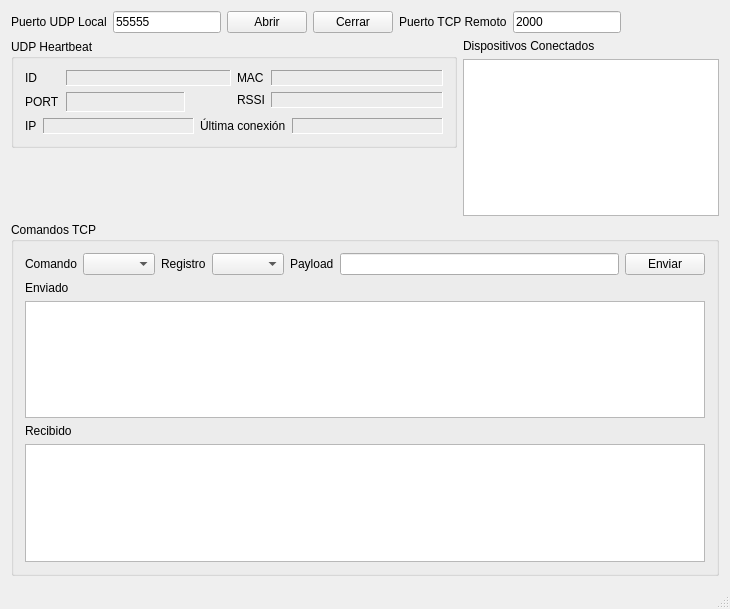
<?xml version="1.0" encoding="UTF-8"?>
<ui version="4.0">
 <class>MainWindow</class>
 <widget class="QMainWindow" name="MainWindow">
  <property name="geometry">
   <rect>
    <x>0</x>
    <y>0</y>
    <width>730</width>
    <height>609</height>
   </rect>
  </property>
  <property name="windowTitle">
   <string>Simulador SmartPlug</string>
  </property>
  <widget class="QWidget" name="centralWidget">
   <layout class="QVBoxLayout" name="verticalLayout_4" stretch="0,1,2">
    <item>
     <layout class="QHBoxLayout" name="horizontalLayout_5">
      <item>
       <layout class="QHBoxLayout" name="horizontalLayout_4">
        <item>
         <widget class="QLabel" name="label_6">
          <property name="text">
           <string>Puerto UDP Local</string>
          </property>
         </widget>
        </item>
        <item>
         <widget class="QLineEdit" name="lineUDPPort">
          <property name="text">
           <string>55555</string>
          </property>
         </widget>
        </item>
       </layout>
      </item>
      <item>
       <widget class="QPushButton" name="pushOpen">
        <property name="text">
         <string>Abrir</string>
        </property>
        <property name="checkable">
         <bool>false</bool>
        </property>
        <property name="checked">
         <bool>false</bool>
        </property>
       </widget>
      </item>
      <item>
       <widget class="QPushButton" name="pushClose">
        <property name="text">
         <string>Cerrar</string>
        </property>
       </widget>
      </item>
      <item>
       <layout class="QHBoxLayout" name="horizontalLayout_3">
        <item>
         <widget class="QLabel" name="label_7">
          <property name="text">
           <string>Puerto TCP Remoto</string>
          </property>
         </widget>
        </item>
        <item>
         <widget class="QLineEdit" name="lineTCPPort">
          <property name="text">
           <string>2000</string>
          </property>
         </widget>
        </item>
       </layout>
      </item>
      <item>
       <spacer name="horizontalSpacer_2">
        <property name="orientation">
         <enum>Qt::Horizontal</enum>
        </property>
        <property name="sizeHint" stdset="0">
         <size>
          <width>40</width>
          <height>20</height>
         </size>
        </property>
       </spacer>
      </item>
     </layout>
    </item>
    <item>
     <layout class="QHBoxLayout" name="horizontalLayout_6" stretch="1,0">
      <item>
       <layout class="QVBoxLayout" name="verticalLayout_3">
        <item>
         <widget class="QGroupBox" name="groupBox">
          <property name="title">
           <string>UDP Heartbeat</string>
          </property>
          <layout class="QVBoxLayout" name="verticalLayout_2">
           <item>
            <layout class="QHBoxLayout" name="horizontalLayout_2" stretch="1,1">
             <item>
              <layout class="QGridLayout" name="gridLayout" columnstretch="0,1,0">
               <item row="0" column="0">
                <widget class="QLabel" name="label_5">
                 <property name="text">
                  <string>ID</string>
                 </property>
                </widget>
               </item>
               <item row="0" column="1" colspan="2">
                <widget class="QLabel" name="labelID">
                 <property name="frameShape">
                  <enum>QFrame::Panel</enum>
                 </property>
                 <property name="frameShadow">
                  <enum>QFrame::Sunken</enum>
                 </property>
                 <property name="text">
                  <string/>
                 </property>
                </widget>
               </item>
               <item row="1" column="0">
                <widget class="QLabel" name="label_4">
                 <property name="text">
                  <string>PORT</string>
                 </property>
                </widget>
               </item>
               <item row="1" column="1">
                <widget class="QLabel" name="labelPORT">
                 <property name="frameShape">
                  <enum>QFrame::Panel</enum>
                 </property>
                 <property name="frameShadow">
                  <enum>QFrame::Sunken</enum>
                 </property>
                 <property name="text">
                  <string/>
                 </property>
                </widget>
               </item>
               <item row="1" column="2">
                <spacer name="horizontalSpacer">
                 <property name="orientation">
                  <enum>Qt::Horizontal</enum>
                 </property>
                 <property name="sizeHint" stdset="0">
                  <size>
                   <width>40</width>
                   <height>20</height>
                  </size>
                 </property>
                </spacer>
               </item>
              </layout>
             </item>
             <item>
              <layout class="QFormLayout" name="formLayout_2">
               <item row="0" column="0">
                <widget class="QLabel" name="label_2">
                 <property name="text">
                  <string>MAC</string>
                 </property>
                </widget>
               </item>
               <item row="0" column="1">
                <widget class="QLabel" name="labelMAC">
                 <property name="frameShape">
                  <enum>QFrame::Panel</enum>
                 </property>
                 <property name="frameShadow">
                  <enum>QFrame::Sunken</enum>
                 </property>
                 <property name="text">
                  <string/>
                 </property>
                </widget>
               </item>
               <item row="1" column="0">
                <widget class="QLabel" name="label_3">
                 <property name="text">
                  <string>RSSI</string>
                 </property>
                </widget>
               </item>
               <item row="1" column="1">
                <widget class="QLabel" name="labelRSSI">
                 <property name="frameShape">
                  <enum>QFrame::Panel</enum>
                 </property>
                 <property name="frameShadow">
                  <enum>QFrame::Sunken</enum>
                 </property>
                 <property name="text">
                  <string/>
                 </property>
                </widget>
               </item>
              </layout>
             </item>
            </layout>
           </item>
           <item>
            <layout class="QHBoxLayout" name="horizontalLayout" stretch="0,1,0,1">
             <item>
              <widget class="QLabel" name="label_9">
               <property name="text">
                <string>IP</string>
               </property>
              </widget>
             </item>
             <item>
              <widget class="QLabel" name="labelIP">
               <property name="frameShape">
                <enum>QFrame::Panel</enum>
               </property>
               <property name="frameShadow">
                <enum>QFrame::Sunken</enum>
               </property>
               <property name="text">
                <string/>
               </property>
              </widget>
             </item>
             <item>
              <widget class="QLabel" name="label_8">
               <property name="text">
                <string>Última conexión</string>
               </property>
              </widget>
             </item>
             <item>
              <widget class="QLabel" name="labelLastTime">
               <property name="frameShape">
                <enum>QFrame::Panel</enum>
               </property>
               <property name="frameShadow">
                <enum>QFrame::Sunken</enum>
               </property>
               <property name="text">
                <string/>
               </property>
              </widget>
             </item>
            </layout>
           </item>
          </layout>
         </widget>
        </item>
        <item>
         <spacer name="verticalSpacer">
          <property name="orientation">
           <enum>Qt::Vertical</enum>
          </property>
          <property name="sizeHint" stdset="0">
           <size>
            <width>20</width>
            <height>17</height>
           </size>
          </property>
         </spacer>
        </item>
       </layout>
      </item>
      <item>
       <layout class="QVBoxLayout" name="verticalLayout" stretch="1,0">
        <item>
         <widget class="QLabel" name="label">
          <property name="text">
           <string>Dispositivos Conectados</string>
          </property>
         </widget>
        </item>
        <item>
         <widget class="QListWidget" name="listConnected"/>
        </item>
       </layout>
      </item>
     </layout>
    </item>
    <item>
     <widget class="QGroupBox" name="groupBox_2">
      <property name="title">
       <string>Comandos TCP</string>
      </property>
      <layout class="QVBoxLayout" name="verticalLayout_5">
       <item>
        <layout class="QHBoxLayout" name="horizontalLayout_7">
         <item>
          <widget class="QLabel" name="label_10">
           <property name="text">
            <string>Comando</string>
           </property>
          </widget>
         </item>
         <item>
          <widget class="QComboBox" name="comboCommand"/>
         </item>
         <item>
          <widget class="QLabel" name="label_11">
           <property name="text">
            <string>Registro</string>
           </property>
          </widget>
         </item>
         <item>
          <widget class="QComboBox" name="comboRegister"/>
         </item>
         <item>
          <widget class="QLabel" name="label_12">
           <property name="text">
            <string>Payload</string>
           </property>
          </widget>
         </item>
         <item>
          <widget class="QLineEdit" name="linePayload"/>
         </item>
         <item>
          <widget class="QPushButton" name="pushSend">
           <property name="text">
            <string>Enviar</string>
           </property>
          </widget>
         </item>
        </layout>
       </item>
       <item>
        <widget class="QLabel" name="label_13">
         <property name="text">
          <string>Enviado</string>
         </property>
        </widget>
       </item>
       <item>
        <widget class="QTextEdit" name="textSend"/>
       </item>
       <item>
        <widget class="QLabel" name="label_14">
         <property name="text">
          <string>Recibido</string>
         </property>
        </widget>
       </item>
       <item>
        <widget class="QTextEdit" name="textReceived"/>
       </item>
      </layout>
     </widget>
    </item>
   </layout>
  </widget>
  <widget class="QMenuBar" name="menuBar">
   <property name="geometry">
    <rect>
     <x>0</x>
     <y>0</y>
     <width>730</width>
     <height>25</height>
    </rect>
   </property>
  </widget>
  <widget class="QStatusBar" name="statusBar"/>
 </widget>
 <layoutdefault spacing="6" margin="11"/>
 <resources/>
 <connections/>
</ui>
